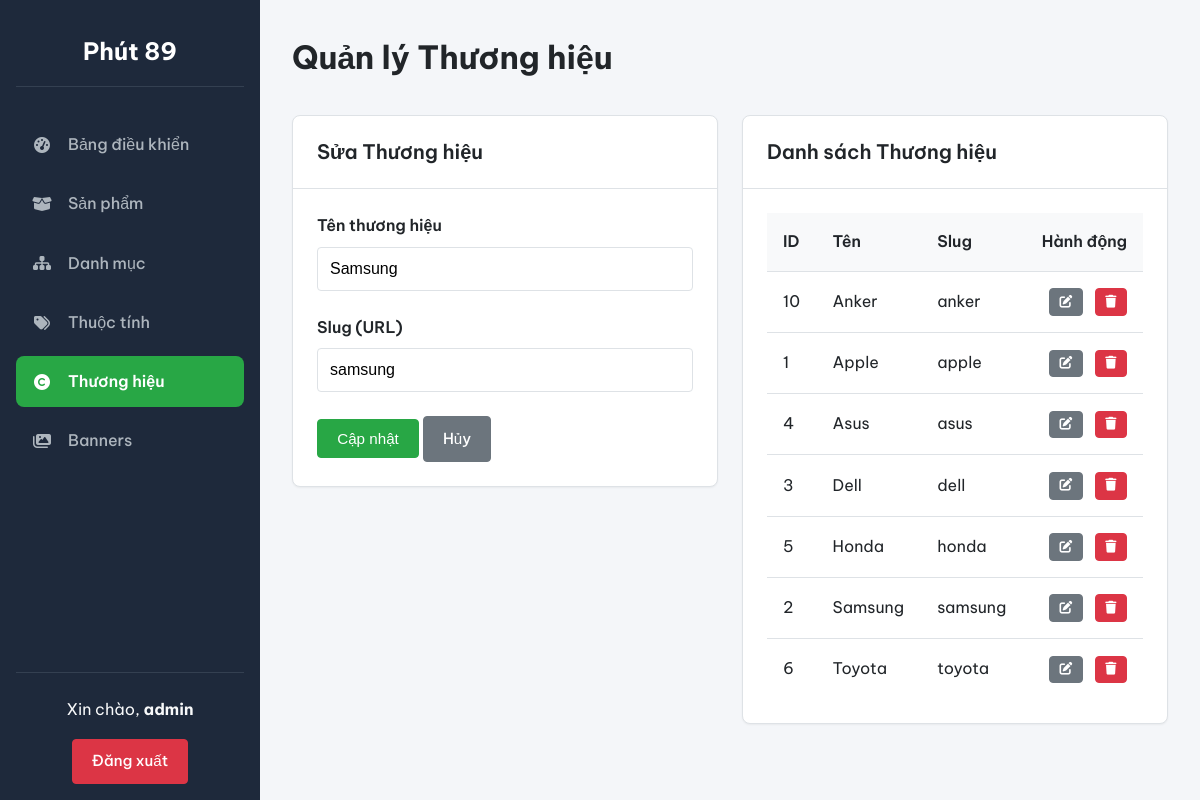
The app's page /admin/brands.php?id_edit=2 (signed in) with its own data.
### tables this page shows
CREATE TABLE `thuong_hieu` (
  `id` int(11) NOT NULL,
  `ten_thuong_hieu` varchar(255) NOT NULL,
  `slug` varchar(255) NOT NULL
);

### includes/functions.php (called while the page is built, shortened)
<?php
function e($string)
{
    return htmlspecialchars($string ?? '', ENT_QUOTES, 'UTF-8');
}

### admin/brands.php (the view, shortened to what this page needs)
<?php
require_once 'includes/header.php';
$id_edit = (int)($_GET['id_edit'] ?? 0);
$brand_edit = null;
if ($id_edit > 0) {
    $stmt = $pdo->prepare("SELECT * FROM thuong_hieu WHERE id = ?");
    $stmt->execute([$id_edit]);
    $brand_edit = $stmt->fetch();
}
$all_brands = $pdo->query("SELECT * FROM thuong_hieu ORDER BY ten_thuong_hieu ASC")->fetchAll();
?>
<div class="form-grid" style="align-items: flex-start;">
    <div class="card">
        <div class="card-header">
            <h2 class="card-title"><?php echo $id_edit ? 'Sửa Thương hiệu' : 'Thêm Thương hiệu mới'; ?></h2>
        </div>
        <div class="card-body">
            <form action="brands.php" method="POST">
                <div class="form-group">
                    <label for="name_for_slug">Tên thương hiệu</label>
                    <input type="text" class="form-control" name="ten_thuong_hieu" id="name_for_slug" value="<?php echo e($brand_edit['ten_thuong_hieu'] ?? ''); ?>" required>
                </div>
                <div class="form-group">
                    <label for="slug">Slug (URL)</label>
                    <input type="text" class="form-control" name="slug" id="slug" value="<?php echo e($brand_edit['slug'] ?? ''); ?>" required>
                </div>
                <button type="submit" class="btn btn-primary"><?php echo $id_edit ? 'Cập nhật' : 'Thêm mới'; ?></button>
                <?php if ($id_edit): ?>
                    <a href="brands.php" class="btn btn-secondary">Hủy</a>
                <?php endif; ?>
            </form>
        </div>
    </div>
    <div class="card">
        <div class="card-header">
            <h2 class="card-title">Danh sách Thương hiệu</h2>
        </div>
        <div class="card-body">
            <table>
                <thead>
                    <tr>
                        <th>ID</th>
                        <th>Tên</th>
                        <th>Slug</th>
                        <th class="actions">Hành động</th>
                    </tr>
                </thead>
                <tbody>
                    <?php if ($all_brands): ?>
                        <?php foreach ($all_brands as $brand): ?>
                            <tr>
                                <td><?php echo $brand['id']; ?></td>
                                <td><?php echo e($brand['ten_thuong_hieu']); ?></td>
                                <td><?php echo e($brand['slug']); ?></td>
                                <td class="actions">
                                    <a href="brands.php?id_edit=<?php echo $brand['id']; ?>" class="btn btn-secondary" title="Sửa"><i class="fas fa-edit"></i></a>
                                    <a href="brands.php?action=delete&id=<?php echo $brand['id']; ?>" class="btn btn-danger" onclick="return confirm('Bạn có chắc chắn muốn xóa?');" title="Xóa"><i class="fas fa-trash"></i></a>
                                </td>
                            </tr>
                        <?php endforeach; ?>
                    <?php else: ?>
                        <tr>
                            <td colspan="4" style="text-align:center;">Chưa có thương hiệu nào.</td>
                        </tr>
                    <?php endif; ?>
                </tbody>
            </table>
        </div>
    </div>
</div>
<?php require_once 'includes/footer.php'; ?>

### admin/assets/admin_style.css (style rules this page uses)
:root { --primary-color: #28a745; --primary-hover-color: #218838; --danger-color: #dc3545; --danger-hover-color: #c82333; --secondary-color: #6c757d; --text-dark: #212529; --text-light: #f8f9fa; --text-muted: #6c757d; --bg-dark-sidebar: #1e293b; --bg-light-content: #f4f6f9; --bg-white: #ffffff; --border-color: #dee2e6; --font-family-sans-serif: "Be Vietnam Pro", sans-serif; --radius-sm: 0.25rem; --radius-md: 0.5rem; --shadow-sm: 0 1px 2px 0 rgb(0 0 0 / 0.05); --shadow-md: 0 4px 6px -1px rgb(0 0 0 / 0.1), 0 2px 4px -2px rgb(0 0 0 / 0.1); --transition: all 0.2s ease-in-out; }
* { box-sizing: border-box; margin: 0; padding: 0; }
a { text-decoration: none; color: inherit; }
body { font-family: var(--font-family-sans-serif); background-color: var(--bg-light-content); color: var(--text-dark); font-size: 16px; line-height: 1.6; }
.card { background: var(--bg-white); border: 1px solid var(--border-color); border-radius: var(--radius-md); margin-bottom: 2rem; box-shadow: var(--shadow-sm); }
.card-header { padding: 1.25rem 1.5rem; border-bottom: 1px solid var(--border-color); display: flex; justify-content: space-between; align-items: center; }
.card-title { font-size: 1.25rem; font-weight: 600; }
.card-body { padding: 1.5rem; }
.btn { padding: 0.6rem 1.2rem; border: 1px solid transparent; border-radius: var(--radius-sm); font-size: 0.95rem; font-weight: 500; cursor: pointer; text-decoration: none; display: inline-flex; align-items: center; gap: 0.5rem; transition: var(--transition); }
.btn-primary { background-color: var(--primary-color); border-color: var(--primary-color); color: #fff; }
.btn-danger { background-color: var(--danger-color); border-color: var(--danger-color); color: #fff; }
.btn-secondary { background-color: var(--secondary-color); border-color: var(--secondary-color); color: #fff; }
table { width: 100%; border-collapse: collapse; }
table th, table td { padding: 1rem; text-align: left; border-bottom: 1px solid var(--border-color); vertical-align: middle; }
table th { font-weight: 600; background-color: #f8f9fa; color: var(--text-dark); }
table tr:last-child td { border-bottom: none; }
table .actions { text-align: right; white-space: nowrap; }
table .actions a, table .actions button { margin-left: 0.5rem; padding: 0.4rem 0.6rem; font-size: 0.8rem; }
.form-group { margin-bottom: 1.5rem; }
.form-group label { display: block; font-weight: 600; margin-bottom: 0.5rem; }
.form-control { width: 100%; padding: 0.75rem; font-size: 1rem; border: 1px solid var(--border-color); border-radius: var(--radius-sm); transition: var(--transition); }
.form-grid { display: grid; grid-template-columns: repeat(auto-fit, minmax(250px, 1fr)); gap: 1.5rem; }

### records on screen
thuong_hieu: ten_thuong_hieu "Samsung", slug "samsung", id "2"
thuong_hieu: id "10", ten_thuong_hieu "Anker", slug "anker"
thuong_hieu: id "1", ten_thuong_hieu "Apple", slug "apple"
thuong_hieu: id "4", ten_thuong_hieu "Asus", slug "asus"
thuong_hieu: id "3", ten_thuong_hieu "Dell", slug "dell"
thuong_hieu: id "5", ten_thuong_hieu "Honda", slug "honda"
thuong_hieu: id "6", ten_thuong_hieu "Toyota", slug "toyota"

### other values on screen
SITE_NAME "Phút 89"
$_SESSION['admin_username'] "admin"
$page_title "Quản lý Thương hiệu"
